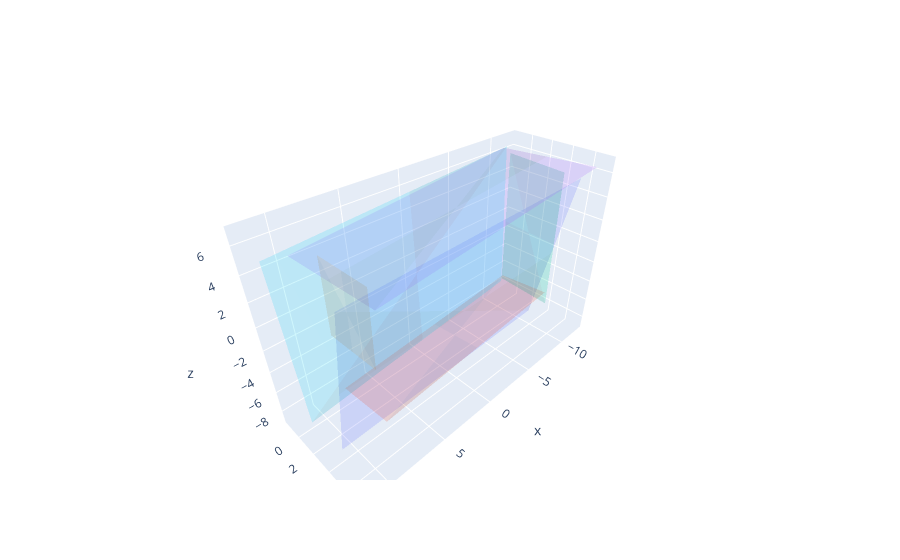

Notebook code cell kept with this figure:
### Code cell
import trace1 as G
import plotly.graph_objects as go

fig = go.Figure()
#pcd = o3d.io.read_point_cloud(d.paths[9])
#pcd = o3d.io.read_point_cloud('../limerick_pc.ply')
#G.plot_points(fig, np.array(pcd.points), size=0.3)#############################################
G.plot_surfaces(fig, base_surfaces)

### Figure 1 — Plotly figure (JSON) as saved in the notebook; plotly's stock layout.template omitted (floating-point values rounded to 4 significant figures)
{"data": [{"alphahull": 5, "i": [0, 3], "j": [1, 1], "k": [2, 2], "opacity": 0.2, "type": "mesh3d", "x": [-9.675, -10.1, 11.41, 10.99], "y": [6.994, 3.655, 7.005, 3.666], "z": [6.329, -7.845, 5.694, -8.48]}, {"alphahull": 5, "i": [0, 3], "j": [1, 1], "k": [2, 2], "opacity": 0.2, "type": "mesh3d", "x": [7.687, 7.559, -12.23, -12.36], "y": [-0.7543, 4.352, -1.327, 3.779], "z": [-8.257, -7.915, -7.162, -6.821]}, {"alphahull": 5, "i": [0, 3], "j": [1, 1], "k": [2, 2], "opacity": 0.2, "type": "mesh3d", "x": [-11.82, -11.57, -11.29, -11.04], "y": [-1.124, 4.454, -0.8143, 4.763], "z": [-7.224, -7.365, 5.926, 5.785]}, {"alphahull": 5, "i": [0, 3], "j": [1, 1], "k": [2, 2], "opacity": 0.2, "type": "mesh3d", "x": [9.467, 9.435, -11.39, -11.42], "y": [-1.462, 7.384, -1.661, 7.185], "z": [4.325, 4.909, 6.167, 6.75]}, {"alphahull": 5, "i": [0, 3], "j": [1, 1], "k": [2, 2], "opacity": 0.2, "type": "mesh3d", "x": [7.623, 7.83, 7.64, 7.848], "y": [4.105, -0.8697, 3.942, -1.033], "z": [3.817, 3.937, -2.97, -2.85]}, {"alphahull": 5, "i": [0, 3], "j": [1, 1], "k": [2, 2], "opacity": 0.2, "type": "mesh3d", "x": [11.63, 11.13, -11.74, -12.24], "y": [-0.2227, -0.08411, -1.605, -1.467], "z": [5.394, -8.752, 6.207, -7.939]}], "layout": {"scene": {"aspectmode": "data"}}}
